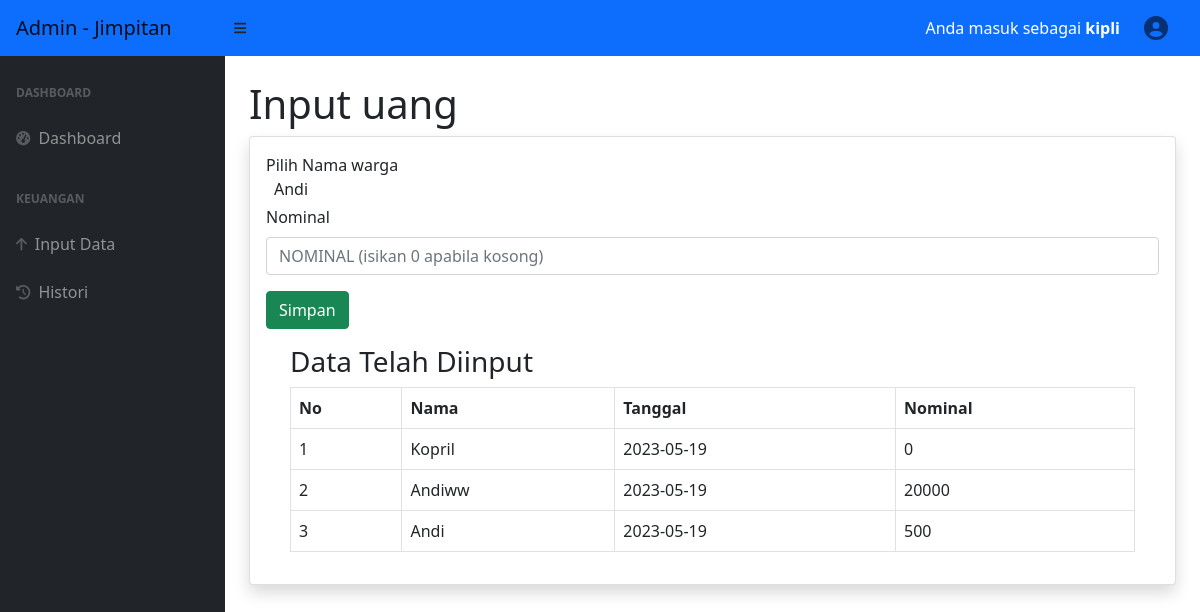
Screenshot of /tambahuang.php (signed in) with the database file from the repository.
### tables this page shows
CREATE TABLE `pemasukan` (
  `id` int(11) NOT NULL,
  `nama_warga` varchar(25) NOT NULL,
  `tanggal` date NOT NULL,
  `petugas` varchar(25) NOT NULL,
  `jumlah` varchar(11) NOT NULL,
  `status` varchar(10) NOT NULL
);

### tambahuang.php (the view, shortened to what this page needs)
<?php
include 'koneksidb.php';
?>
<!DOCTYPE html>
<html lang="en">
    <head>
        <link href="https://cdn.jsdelivr.net/npm/simple-datatables@latest/dist/style.css" rel="stylesheet" />
        <link href="css/styles.css" rel="stylesheet" />
        <link rel="stylesheet" href="https://cdn.jsdelivr.net/npm/bootstrap@5.1.3/dist/css/bootstrap.min.css" />
        <link rel="stylesheet" href="https://cdn.jsdelivr.net/npm/select2@4.0.13/dist/css/select2.min.css" />
        <link rel="stylesheet" href="https://cdn.jsdelivr.net/npm/select2-bootstrap-5-theme@1.3.0/dist/select2-bootstrap-5-theme.min.css" />
        <link rel="stylesheet" href="https://cdn.jsdelivr.net/npm/select2-bootstrap-5-theme@1.3.0/dist/select2-bootstrap-5-theme.rtl.min.css" />
        </head>
<body class="sb-nav-fixed">
<?php
require ('header.php');
require ('sidenav1.php');
?>
<div id="layoutSidenav_content">
<main>
<div class="container-fluid px-4">
                        <h1 class="mt-4">Input uang</h1>
<div class="card shadow mb-4">
<div class="center">
<form method="post">
<div class="card-body">
              <div class="table-responsive">
                <table class="table table-bordered" id="dataTable" width="100%" cellspacing="0">
                <div class="field">
                <div class="field-body">
                  <div class="field">
                    <label class="label">Pilih Nama warga</label>
                      <div class="control">
                      <div class="form-group">
                        </div>
                        </div>
                  </div>
              </div>
            </div>
            <div>
                <label for="name" class="form-label" >Nominal</label>
                <input type="text size-lg" name="nominal" class="form-control"
                placeholder="NOMINAL (isikan 0 apabila kosong)" required>
            </div>
            </div>
            </div>
            <div class="mt-3">
                <button name="submit" class="btn btn-success" type="submit">Simpan</button>
            </div>
        </form>
</div>
</div>
</div>
<div class="container-fluid px-4">
                        <h3 class="mt-3">Data Telah Diinput</h3>
              <div class="table-responsive">
                <table class="table table-bordered" id="dataTable" width="100%" cellspacing="0">
                  <thead>
                    <tr>
                        <th>No</th>
                        <th>Nama</th>
                        <th>Tanggal</th>
                        <th>Nominal</th>
                    </tr>
                <?php
                $date= date("Y-m-d", time());
                $query = "SELECT * FROM `pemasukan` WHERE `tanggal`='$date' AND `status`='masuk' ORDER BY `id` DESC";
                $result = mysqli_query($conn, $query);
                $no = 1;
            while($data = mysqli_fetch_assoc($result))
            {
              ?>
            <tr>
                        <td><?php echo $no++ ?></td>
                        <td><?php echo $data['nama_warga'] ?></td>
                        <td><?php echo $data['tanggal'] ?></td>
                        <td><?php echo $data['jumlah'] ?></td>
            </tr>
              <?php
            }
              ?>
              </thead>
</table>
</div>
</body>
</html>

### rows the page displays
pemasukan: nama_warga "Kopril", tanggal "2023-05-19", jumlah "0"
pemasukan: nama_warga "Andiww", tanggal "2023-05-19", jumlah "20000"
pemasukan: nama_warga "Andi", tanggal "2023-05-19", jumlah "500"

### other values shown
$_SESSION['username'] "kipli"
